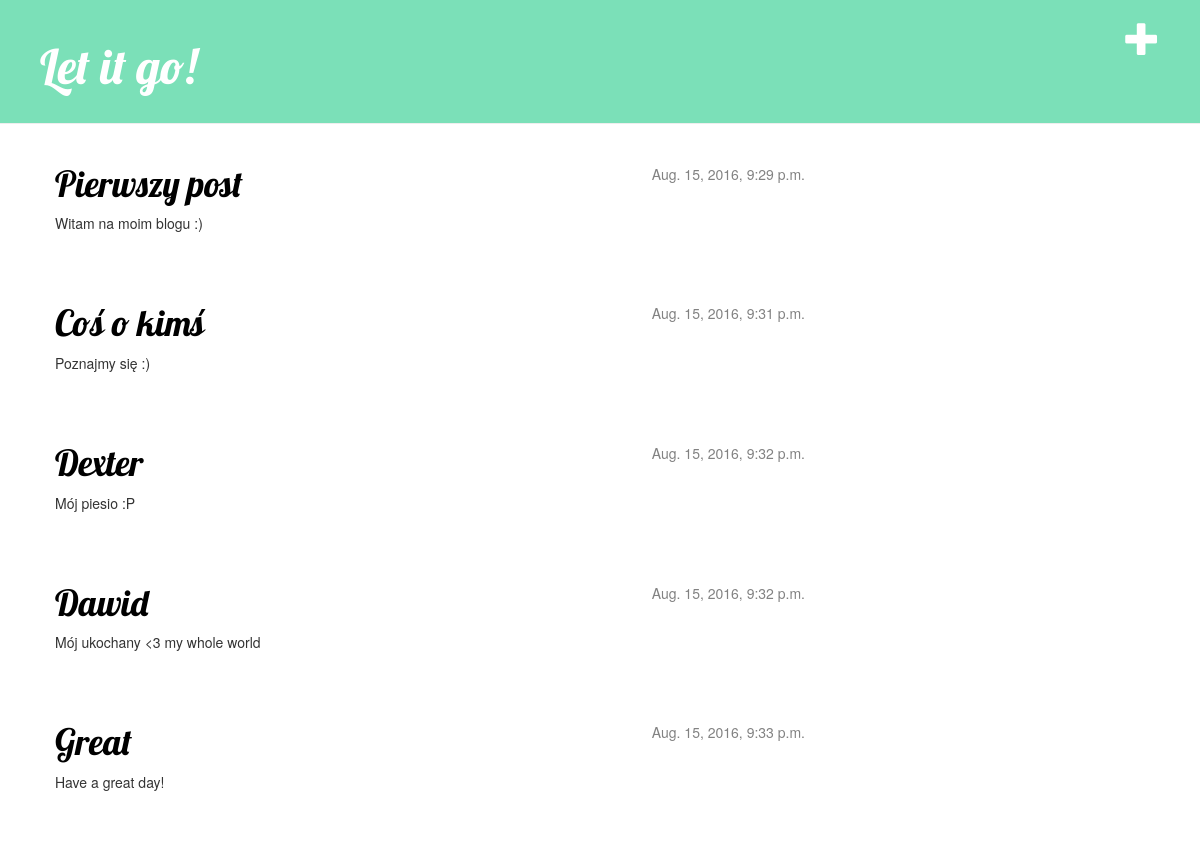
The page / on the database its author committed.
### blog/models.py (models this page shows)
class Post(models.Model):
    author = models.ForeignKey('auth.User')
    title = models.CharField(max_length=200)
    text = models.TextField()
    created_date = models.DateTimeField(default=timezone.now)
    published_date = models.DateTimeField(blank=True, null=True)

### blog/views.py (the view)
# urls.py: url(r'^$', views.post_list, name='post_list'),
def post_list(request):
    posts = Post.objects.filter(published_date__lte=timezone.now()).order_by('published_date')
    return render(request, 'blog/post_list.html', {'posts': posts})

### blog/templates/blog/post_list.html
{% extends 'blog/base.html' %}
{% block content %}
    {% for post in posts %}
        <div class="post">
            <div class="date">
                {{ post.published_date }}
            </div>
            <h1><a href="{% url 'post_detail' pk=post.pk %}">{{ post.title }}</a></h1>
            <p>{{ post.text|linebreaksbr }}</p>
        </div>
    {% endfor %}
{% endblock content %}

### blog/templates/blog/base.html (shortened to what this page needs)
{% load staticfiles %}
<html>
    <head>
        <link rel="stylesheet" href="//maxcdn.bootstrapcdn.com/bootstrap/3.2.0/css/bootstrap.min.css">
        <link rel="stylesheet" href="//maxcdn.bootstrapcdn.com/bootstrap/3.2.0/css/bootstrap-theme.min.css">
        <link rel="stylesheet" href="{% static 'css/blog.css' %}">
    </head>
    <body>
        <div class="page-header">
            <a href="{% url 'post_new' %}" class="top-menu"><span class="glyphicon glyphicon-plus"></span></a>
            <h1><a href="/">Let it go!</a></h1>
        </div>
        <div class="content container">
            <div class="row">
                <div class="col-md-8">
                    {% block content %}
                    {% endblock %}
                </div>
            </div>
        </div>
    </body>
</html>

### static/css/blog.css (style rules this page uses)
h1 a { color: #7BE0B8; font-family: 'Lobster'; }
.page-header { background-color: #7BE0B8; margin-top: 0; padding: 20px 20px 20px 40px; }
.page-header h1, .page-header h1 a, .page-header h1 a:visited, .page-header h1 a:active { color: #ffffff; font-size: 36pt; text-decoration: none; }
.content { margin-left: 40px; }
h1, h2, h3, h4 { font-family: 'Lobster', cursive; }
.date { float: right; color: #828282; }
.top-menu, .top-menu:hover, .top-menu:visited { color: #ffffff; float: right; font-size: 26pt; margin-right: 20px; }
.post { margin-bottom: 70px; }
.post h1 a, .post h1 a:visited { color: #000000; }

### rows shown on the page
Post: published_date "Aug. 15, 2016, 9:29 p.m.", title "Pierwszy post", text "Witam na moim blogu :)"
Post: published_date "Aug. 15, 2016, 9:31 p.m.", title "Coś o kimś", text "Poznajmy się :)"
Post: published_date "Aug. 15, 2016, 9:32 p.m.", title "Dexter", text "Mój piesio :P"
Post: published_date "Aug. 15, 2016, 9:32 p.m.", title "Dawid", text "Mój ukochany <3 my whole world"
Post: published_date "Aug. 15, 2016, 9:33 p.m.", title "Great", text "Have a great day!"
